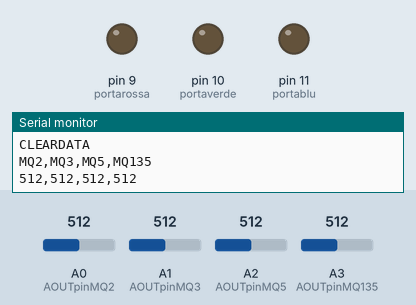
Recording of a sketch running on a simulated Arduino Uno, built with avr-gcc and run on an emulated ATmega328P. On the bench: output pins drawn as LEDs (lit = HIGH), the last lines printed to the serial monitor. Inputs (shaded band) come from the test bench; at power-on: A0 (AOUTpinMQ2) = 512, A1 (AOUTpinMQ3) = 512, A2 (AOUTpinMQ5) = 512, A3 (AOUTpinMQ135) = 512.

Above: at 0.1 s.
At 20.1 s:
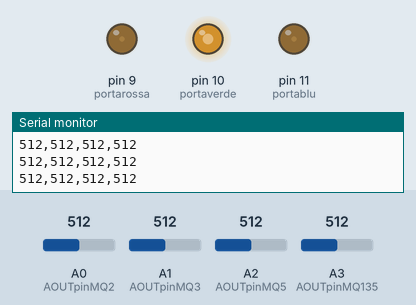
Timing chart, 0 to 21.6 s (numbered marks = the images above):
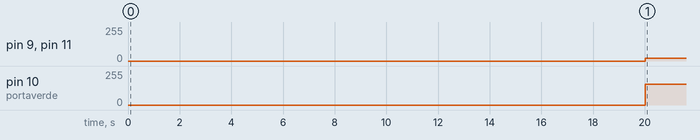

Measured:
- by itself, pin 9 (portarossa), pin 11 (portablu): 0/255 → 22/255 at 20.0 s
- by itself, pin 10 (portaverde): 0/255 → 155/255 at 20.0 s

The sketch:

sensori.ino
```cpp
const int AOUTpinMQ2 = 0;  //imposto il numero del pin per il sensore MQ2
const int AOUTpinMQ3 = 1;  //imposto il numero del pin per il sensore MQ5
const int AOUTpinMQ5 = 2;  //imposto il numero del pin per il sensore MQ5
const int AOUTpinMQ135 = 3; //imposto il numero del pin per il sensore MQ135

int limit = 300;
// You can change this value to make the device more sensitive
int value2;
int value3;
int value5;
int value135;

int portarossa = 9; // porta 11 da collegare all’anodo “rosso” del modulo RGB
int portaverde = 10; // porta 10 da collegare all’anodo “verde” del modulo RGB
int portablu = 11; // porta 9 da collegare all’anodo “blu” del modulo RBG

void colore (unsigned char rosso, unsigned char verde, unsigned char blu)
{
 analogWrite(portarossa, rosso); //attiva il led rosso con l’intensita’ definita nella variabile rosso
 analogWrite(portablu, blu); //attiva il led blu con l’intensita’ definita nella variabile blu
 analogWrite(portaverde, verde); //attiva il led verde con l’intensita’ definita nella variabile verde
}
void leggiRicerca(){
  for(int i = 0; i<20; i++){
    value2 = analogRead(AOUTpinMQ2);  //legge i dati analogi del sensore MQ-2
    value3 = analogRead(AOUTpinMQ3);  //legge i dati analogi del sensore MQ-3
    value5 = analogRead(AOUTpinMQ5);  //legge i dati analogi del sensore MQ-5
    value135 = analogRead(AOUTpinMQ135);  // legge i dati anologici del sensore MQ-135
    Serial.print(value2);
    Serial.print(",");
    Serial.print(value3);
    Serial.print(",");
    Serial.print(value5);
    Serial.print(",");
    Serial.println(value135);
    //Serial.println("#"); //prints the methane value
    delay(1000);
  }
}

void setup() {
  Serial.begin(9600);  //imposto la banda di rete del seriale
  Serial.println("CLEARDATA");
  Serial.println("MQ2,MQ3,MQ5,MQ135");
}

void loop()
{
  leggiRicerca();
  colore(22,155,22);
  delay(1000);
}
```
